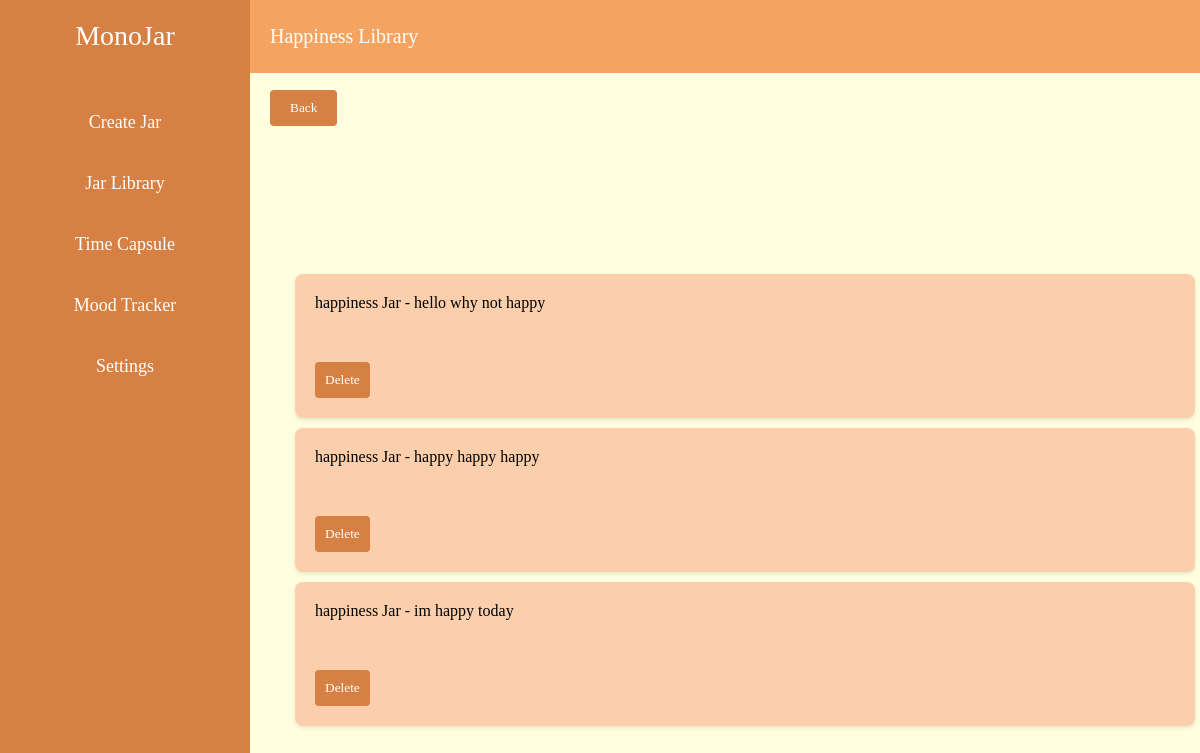
The page /happinessLibrary/account2 on the database its author committed.
### tables this page shows
CREATE TABLE jars (
                id INTEGER PRIMARY KEY AUTOINCREMENT,
                username TEXT NOT NULL,
                type TEXT NOT NULL,
                content TEXT NOT NULL,
                FOREIGN KEY (username) REFERENCES users(username) ON DELETE CASCADE
            );

### Backend/app.py (the view)
@app.route('/happinessLibrary/<username>')
def happiness_library(username):
    jars = query_jars(username, 'happiness')
    return render_template('happinessLibrary.html', jars=jars, username=username)

### Backend/app.py (called while the page is built)
def query_jars(username, jar_type):
    conn = get_db()
    cursor = conn.cursor()
    cursor.execute('SELECT id, type, content FROM jars WHERE username = ? AND type = ?',
                   (username, jar_type))
    rows = cursor.fetchall()
    conn.close()
    jars = [{'id': row[0], 'type': row[1], 'content': row[2]} for row in rows]
    return jars

### Frontend/templates/happinessLibrary.html (shortened to what this page needs)
{% extends 'base.html' %}
{% block content %}
<div class="main-content">
    <div class="header">
        <div class="title">Happiness Library</div>
    </div>
    <div class="content">
        <a href="/createJar/{{ username }}">
            <button class="back-button">Back</button>
        </a>
        <ul id="jar-list">
            {% for jar in jars %}
            <li class="content jar collapsed" id="jar-{{ jar.id }}">
                <p>{{ jar.type }} Jar - {{ jar.content }}</p>
                <button class="delete-button" data-jar-id="{{ jar.id }}">Delete</button>
            </li>
            {% endfor %}
        </ul>
    </div>
</div>
{% endblock %}

### Frontend/static/css/sidebarStyle.css (style rules this page uses)
body { font-family: 'Georgia', serif; margin: 0; padding: 0; background-color: #FFFFE0; }

### Frontend/static/css/createJarStyle.css (style rules this page uses)
.main-content { flex: 1; display: flex; flex-direction: column; overflow: hidden; }
.header { height: 80px; background-color: #F4A460; color: #fff; display: flex; align-items: center; justify-content: space-between; padding: 0 20px; }
.header .title { font-size: 20px; }
.content { display: flex; flex-wrap: wrap; gap: 40px; justify-content: center; align-items: center; width: 100%; height: 100%; overflow-y: auto; }
.back-button { font-family: 'Georgia', serif; position: absolute; top: 90px; left: 270px; padding: 10px 20px; background-color: #d68043; color: #fff; border: none; border-radius: 4px; cursor: pointer; }

### Frontend/static/css/libraryStyle.css (style rules this page uses)
.jar { background-color: #fbcfab; border-radius: 8px; box-shadow: 0 2px 4px rgba(0, 0, 0, 0.1); padding: 20px; width: 900px; height: fit-content; box-sizing: border-box; text-decoration: none; color: inherit; display: flex; flex-direction: column; align-items: flex-start; justify-content: center; transition: transform 0.2s; margin-bottom: 10px; overflow: hidden; position: relative; }
.jar p { margin: 0; text-align: left; white-space: pre-wrap; }
button.delete-button, button.expand-button { font-family: 'Georgia', serif; padding: 10px; color: #fff; background-color: #d68043; border: none; border-radius: 4px; cursor: pointer; margin-top: 10px; }
.jar.collapsed p { display: -webkit-box; -webkit-line-clamp: 3; -webkit-box-orient: vertical; overflow: hidden; text-overflow: ellipsis; }
.jar.collapsed { max-height: 200px; }

### rows shown on the page
jars: type "happiness", content "hello why not happy"
jars: type "happiness", content "happy happy happy"
jars: type "happiness", content "im happy today"
